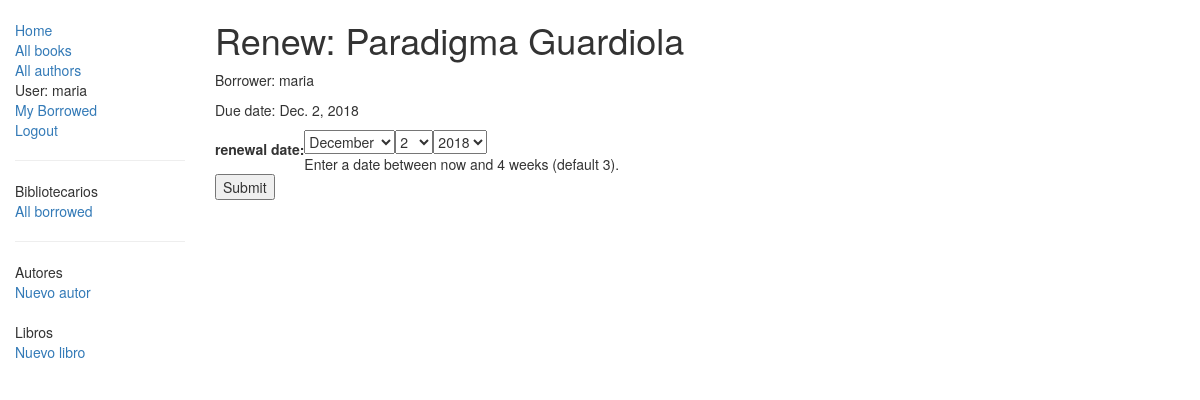
The app's page /catalog/book/e4fca41e-4408-45fc-90a4-1dd5e00f1cd5/renew/ (signed in) with its own data.
### catalog/models.py (models this page shows, shortened)
class BookInstance(models.Model):
    id = models.UUIDField(primary_key=True, default=uuid.uuid4, help_text="ID único para este libro particular en toda la biblioteca")
    book = models.ForeignKey('Book', on_delete=models.SET_NULL, null=True)
    imprint = models.CharField(max_length=200)
    due_back = models.DateField(null=True, blank=True)
    LOAN_STATUS = (
        ('m', 'Maintenance'),
        ('o', 'On loan'),
        ('a', 'Available'),
        ('r', 'Reserved'),
    )
    status = models.CharField(max_length=1, choices=LOAN_STATUS, blank=True, default='m', help_text='Disponibilidad del libro')
    borrower = models.ForeignKey(User, on_delete=models.SET_NULL, null=True, blank=True)
    class Meta:
        ordering = ["due_back"]
        permissions = (
            ("can_mark_returned", "Set book as returned"),
            ("can_view_all_borrowed", "View books borrowed by all users"),
        )
    @property
    def is_overdue(self):
        if self.due_back and date.today() > self.due_back:
            return True
        return False

class Book(models.Model):
    title = models.CharField(max_length=200)
    author = models.ForeignKey('Author', on_delete=models.SET_NULL, null=True)
    summary = models.TextField(max_length=1000, help_text="Enter a brief description of the book")
    isbn = models.CharField('ISBN',max_length=13, help_text='13 Character <a href="https://www.isbn-international.org/content/what-isbn">ISBN number</a>')
    genre = models.ManyToManyField(Genre, help_text="Select a genre for this book")
    lenguaje = models.ForeignKey('Lenguaje', on_delete=models.SET_NULL, null=True)
    def display_genre(self):
        """
        Creates a string for the Genre. This is required to display genre in Admin.
        """
        return ', '.join([ genre.name for genre in self.genre.all()[:3] ])
    display_genre.short_description = 'Genre'
    class Meta:
        permissions = (
            ("can_add_mod_del_books", "Add, modify or delete books"),
        )

### catalog/views.py (the view)
# urls.py: url(r'^book/(?P<pk>[-\w]+)/renew/$', views.renew_book_librarian, name='renew-book-librarian'),
@permission_required('catalog.can_mark_returned')
def renew_book_librarian(request, pk):
    book_inst=get_object_or_404(BookInstance, pk = pk)
    if request.method == 'POST':
        form = RenewBookModelForm(request.POST)
        if form.is_valid():
            book_inst.due_back = form.cleaned_data['due_back']
            book_inst.save()
            return HttpResponseRedirect(reverse('all-borrowed') )
    else:
        proposed_renewal_date = datetime.date.today() + datetime.timedelta(weeks=3)
        form = RenewBookModelForm(initial={'due_back': proposed_renewal_date}, instance=book_inst)
    return render(request, 'catalog/book_renew_librarian.html', {'form': form, 'bookinst':book_inst})

### catalog/forms.py (shortened to what this page needs)
class RenewBookModelForm(ModelForm):
    class Meta:
        model = BookInstance
        fields = ['due_back',]
        labels = { 'due_back': _('renewal date'), }
        help_texts = { 'due_back': _('Enter a date between now and 4 weeks (default 3).'), }
        widgets = { 'due_back': forms.SelectDateWidget }

### catalog/templates/catalog/book_renew_librarian.html (shortened to what this page needs)
{% extends "base_generic.html" %}
{% block content %}
    <h1>Renew: {{bookinst.book.title}}</h1>
    <p>Borrower: {{bookinst.borrower}}</p>
    <p {% if bookinst.is_overdue %} class="text-danger" {% endif %}>Due date: {{bookinst.due_back}}</p>
    <form action="" method="post">
        <table>
        {{ form }}
        </table>
        <input type="submit" value="Submit" />
    </form>
{% endblock %}

### catalog/templates/base_generic.html (shortened to what this page needs)
<!DOCTYPE html>
<html lang="en">
<head>
    <link rel="stylesheet" href="https://maxcdn.bootstrapcdn.com/bootstrap/3.3.7/css/bootstrap.min.css">
    {% load static %}
    <link rel="stylesheet" href="{% static 'css/styles.css' %}">
</head>
<body>
    <div class="container-fluid">
        <div class="row">
            <div class="col-sm-2">
                {% block sidebar %}
                <ul class="sidebar-nav">
                    <li><a href="{% url 'index' %}">Home</a></li>
                    <li><a href="{% url 'books' %}">All books</a></li>
                    <li><a href="{% url 'authors' %}">All authors</a></li>
                    {% if user.is_authenticated %}
                    <li>User: {{ user.get_username }}</li>
                    <li><a href="{% url 'my-borrowed' %}">My Borrowed</a></li>
                    <li><a href="{% url 'logout'%}?next={{request.path}}">Logout</a></li>
                    {% else %}
                    <li><a href="{% url 'login'%}?next={{request.path}}">Login</a></li>
                    {% endif %}
                    {% if user.is_authenticated and perms.catalog.can_mark_returned %}
                        <hr />
                        <ul class="sidebar-nav">
                        <li>Bibliotecarios</li>
                        <li><a href="{% url 'all-borrowed' %}">All borrowed</a></li>
                        </ul>
                    {% endif %}
                    {% if user.is_authenticated and perms.catalog.can_add_mod_del_authors and perms.catalog.can_add_mod_del_books %}
                        <hr />
                        <ul class="sidebar-nav">
                        <li>Autores</li>
                        <li><a href="{% url 'author_create' %}">Nuevo autor</a></li>
                        <br>
                        <li>Libros</li>
                        <li><a href="{% url 'book_create' %}">Nuevo libro</a></li>
                        </ul>
                    {% endif %}
                </ul>
                {% endblock %}
            </div>
            <div class="col-sm-10 ">
                {% block content %}{% endblock %}
            </div>
        </div>
    </div>
</body>
</html>

### catalog/static/css/styles.css (style rules this page uses)
.sidebar-nav { margin-top: 20px; padding: 0; list-style: none; }

### records on screen
BookInstance: book "Paradigma Guardiola", borrower "maria", due_back "Dec. 2, 2018"

### other values on screen
{{ user.get_username }} "maria"
